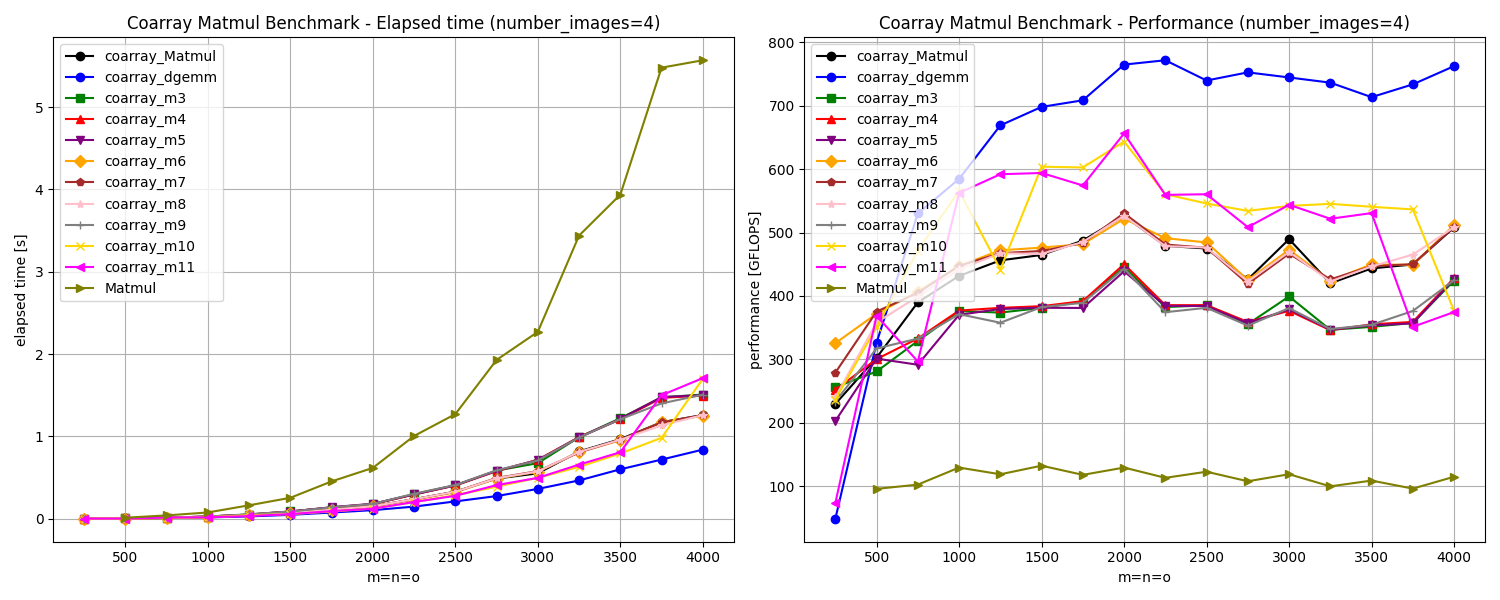

Write Python code to recreate this figure.
import matplotlib.pyplot as plt
from itertools import cycle
from collections import defaultdict
import numpy as np

# Read the data from the file
data = []
with open('benchmark3', 'r') as file:
    next(file)  # Skip the first line
    second_row = next(file).strip().split()  # Read the second row
    number_images = second_row[1]  # Use the second column of the second row
    for line in file:
        values = line.strip().split()
        identifier = values[0]
        x_value = int(values[2])  # Use the 3rd column as x-value
        y_value_col7 = float(values[6])  # Use the 7th column as y-value for the first plot
        y_value_col8 = float(values[7])  # Use the 8th column as y-value for the second plot
        data.append((identifier, x_value, y_value_col7, y_value_col8))

# Organize the data based on the identifier
organized_data_col7 = defaultdict(list)
organized_data_col8 = defaultdict(list)
for row in data:
    identifier = row[0]
    organized_data_col7[identifier].append((row[1], row[2]))
    organized_data_col8[identifier].append((row[1], row[3]))

# Create a subplot with two plots
fig, axes = plt.subplots(1, 2, figsize=(15, 6))

# Use the same marker and color for each identifier
identifier_marker_color = {}  # Dictionary to store marker and color for each identifier

# Cycle through different markers and colors
marker_cycle = cycle(['o', 'o', 's', '^', 'v', 'D', 'p', '*', '+', 'x', '<', '>','|'])
color_cycle = cycle(['black', 'blue', 'green', 'red', 'purple', 'orange', 'brown', 'pink', 'gray', 'gold', 'magenta', 'olive','maroon'])

# Plot for the 7th column as y-value
for key, values in organized_data_col7.items():
    x_values = [v[0] for v in values]
    y_values = [v[1] for v in values]
    
    # Get or assign marker and color for the identifier
    if key in identifier_marker_color:
        marker, color = identifier_marker_color[key]
    else:
        marker = next(marker_cycle)
        color = next(color_cycle)
        identifier_marker_color[key] = (marker, color)
    
    axes[0].plot(x_values, y_values, marker=marker, color=color, linestyle='-', label=key)

axes[0].set_xlabel('m=n=o')
axes[0].set_ylabel('elapsed time [s]')
axes[0].set_title(f'Coarray Matmul Benchmark - Elapsed time (number_images={number_images})')
axes[0].legend()
axes[0].legend(loc='upper left', fontsize='small')  # Adjust fontsize as needed
axes[0].grid(True)

# Plot for the 8th column as y-value
for key, values in organized_data_col8.items():
    x_values = [v[0] for v in values]
    y_values = [v[1] for v in values]
    
    # Use the same marker and color for the identifier
    marker, color = identifier_marker_color[key]
    
    axes[1].plot(x_values, y_values, marker=marker, color=color, linestyle='-', label=key)

axes[1].set_xlabel('m=n=o')
axes[1].set_ylabel('performance [GFLOPS]')
axes[1].set_title(f'Coarray Matmul Benchmark - Performance (number_images={number_images})')
axes[1].legend()
axes[1].legend(loc='upper left', fontsize='small')  # Adjust fontsize as needed
axes[1].grid(True)

plt.tight_layout()
plt.savefig('benchmark3.png', dpi=300)  # Save the first set of plots as PNG

# Calculate average values for the 7th column
average_values_col7 = {}
for key, values in organized_data_col7.items():
    y_values = [v[1] for v in values]
    average = np.mean(y_values)
    average_values_col7[key] = average

# Calculate average values for the 8th column
average_values_col8 = {}
for key, values in organized_data_col8.items():
    y_values = [v[1] for v in values]
    average = np.mean(y_values)
    average_values_col8[key] = average

# Find the method with the highest and lowest average elapsed time
max_elapsed_time_method = max(average_values_col7, key=average_values_col7.get)
min_elapsed_time_method = min(average_values_col7, key=average_values_col7.get)

# Find the method with the highest and lowest average performance
max_performance_method = max(average_values_col8, key=average_values_col8.get)
min_performance_method = min(average_values_col8, key=average_values_col8.get)

# Calculate overall average values for the 7th and 8th columns
overall_average_col7 = np.mean(list(average_values_col7.values()))
overall_average_col8 = np.mean(list(average_values_col8.values()))

# Create bar plots for average values
fig, axes = plt.subplots(1, 2, figsize=(15, 6))

# Bar plot for average elapsed time
bar_colors = ['green' if method == min_elapsed_time_method else 'red' if method == max_elapsed_time_method else 'blue' for method in average_values_col7.keys()]
bars = axes[0].bar(average_values_col7.keys(), average_values_col7.values(), color=bar_colors)
# Add overall average value to the bar plot
axes[0].axhline(y=overall_average_col7, color='gray', linestyle='dashed', label='Overall Average')
axes[0].set_xlabel('Methods')
axes[0].set_ylabel('Average Elapsed Time [s]')
axes[0].set_title(f'Coarray Matmul Benchmark - Average elapsed time (number_images={number_images})')
axes[0].tick_params(axis='x', rotation=45)
axes[0].grid(True)

# Bar plot for average performance
bar_colors = ['green' if method == max_performance_method else 'red' if method == min_performance_method else 'blue' for method in average_values_col8.keys()]
bars = axes[1].bar(average_values_col8.keys(), average_values_col8.values(), color=bar_colors)
# Add overall average value to the bar plot
axes[1].axhline(y=overall_average_col8, color='gray', linestyle='dashed', label='Overall Average')
axes[1].set_xlabel('Methods')
axes[1].set_ylabel('Average Performance [GFLOPS]')
axes[1].set_title(f'Coarray Matmul Benchmark - Average performance (number_images={number_images})')
axes[1].tick_params(axis='x', rotation=45)
axes[1].grid(True)

plt.tight_layout()
plt.savefig('benchmark3b.png', dpi=300)  # Save the first set of plots as PNG
plt.show()
